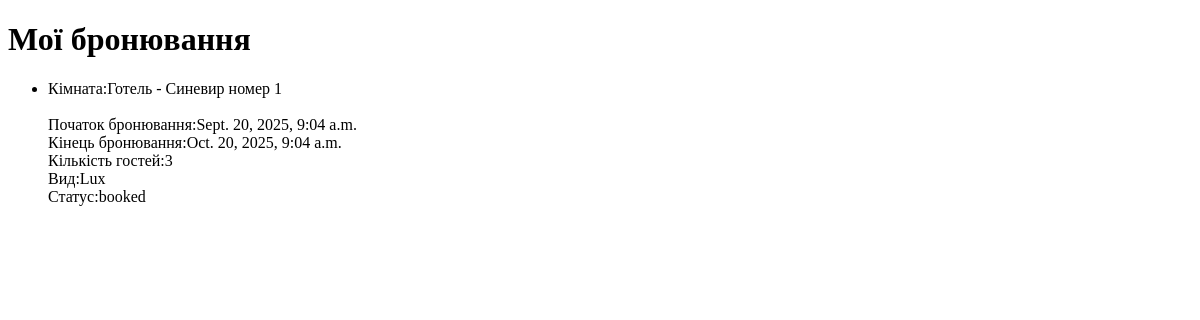
/my_booking_as_admin/ (signed in), run on an earlier commit of the app's database.
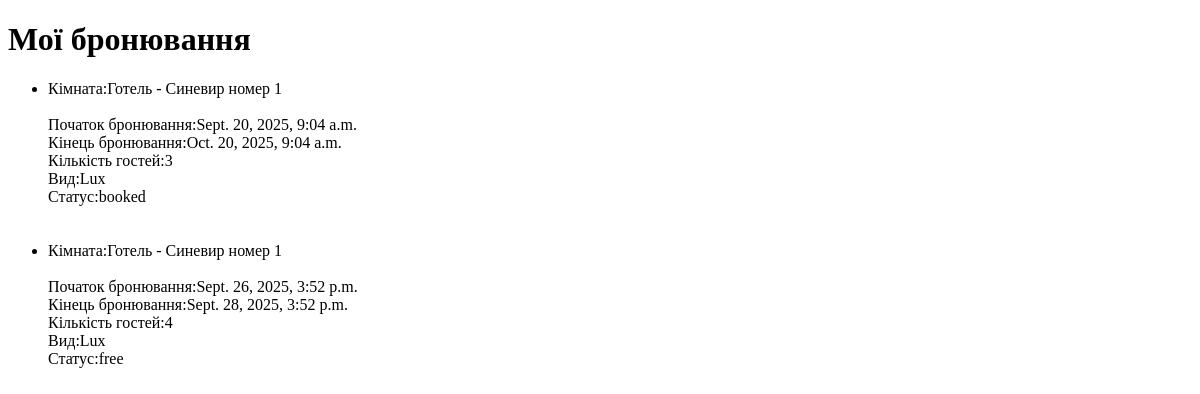
And on a later commit of the database.
### hotel_booking/models.py (models this page shows, shortened)
class Booking(models.Model):
    STATUS = [
        ("booked" ,"Заброньвано"),
        ("free" ,"Не заброньовано")
    ]
    user = models.ForeignKey(User,on_delete= models.CASCADE)
    room = models.ForeignKey(Room,on_delete= models.CASCADE)
    start_booking = models.DateTimeField()
    end_booking = models.DateTimeField()
    guests = models.PositiveIntegerField()
    status = models.CharField(max_length=10,choices=STATUS, default="booked")

class Room(models.Model):
    hotel = models.ForeignKey(Hotel,on_delete=models.CASCADE, related_name="room")
    room_number = models.CharField(max_length=20)
    room_type = models.CharField(max_length=100)
    beds = models.PositiveIntegerField()
    price_per_night = models.DecimalField(max_digits=8,decimal_places=2)
    avaible = models.BooleanField(default=True)
    def __str__(self):
        return f"Готель - {self.hotel.name} номер {self.room_number}  "

class Hotel(models.Model):
    name = models.CharField(max_length=100)
    address = models.TextField()
    city = models.CharField(max_length=100)
    description = models.TextField()
    rating = models.FloatField(default = 0)

### hotel_booking/views.py (the view)
# urls.py: path('my_booking_as_admin/', views.my_booking_as_admin,name="my_booking_as_admin"),
def my_booking_as_admin(request):
    if request.user.is_authenticated:
        bookings = Booking.objects.filter(user = request.user)
    else:
        bookings = []
    return render(request,"my_booking_as_admin.html",{"bookings": bookings})

### templates/my_booking_as_admin.html (shortened to what this page needs)
<!DOCTYPE html>
<html lang="en">
<head>
</head>
<body>
    <h1>Мої бронювання</h1>
    {%if bookings%}
        <ul>
            {%for booking in bookings%}
                <li>
                    Кімната:{{booking.room}}<br>
                    <br>
                    Початок бронювання:{{booking.start_booking}}<br>
                    Кінець бронювання:{{booking.end_booking}}<br>
                    Кількість гостей:{{booking.guests}}<br>
                    Вид:{{booking.room.room_type}}<br>
                    Статус:{{booking.status}}<br>
                    <br>
                    <br>
                </li>
            {%endfor%}
        </ul>
    {%else%}
        <p>У вас ще немає бронювання</p>
    {%endif%}
</body>
</html>

What changed in the data, as far as the page shows it:
added Booking: room "Готель - Синевир номер 1", start_booking "Sept. 26, 2025, 3:52 p.m.", end_booking "Sept. 28, 2025, 3:52 p.m.", guests "4", room.room_type "Lux", status "free"
